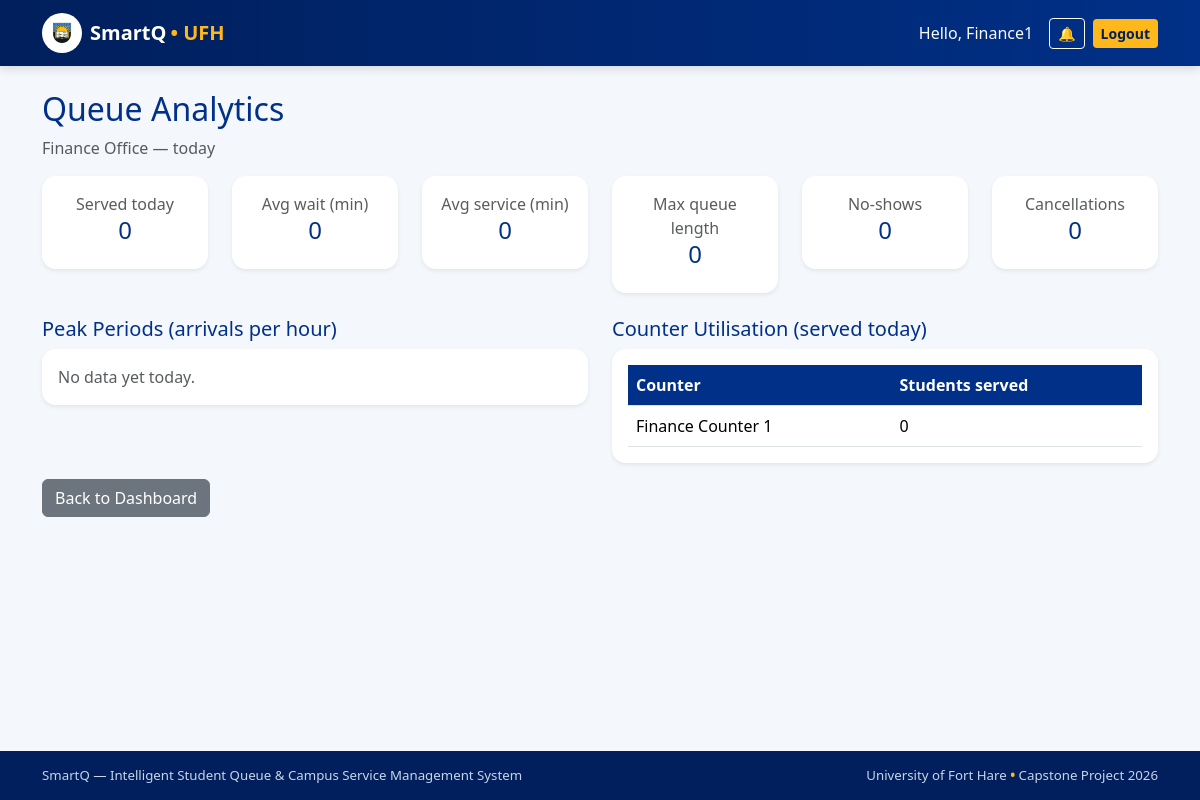
Screenshot of /staff/analytics/ (signed in) with the database file from the repository.
### services/models.py (models this page shows, shortened)
class Department(models.Model):
    name = models.CharField(max_length=150)
    location = models.CharField(max_length=150, blank=True)
    description = models.TextField(blank=True)
    active = models.BooleanField(default=True)
    created_at = models.DateTimeField(auto_now_add=True)

class Counter(models.Model):
    department = models.ForeignKey(
        Department,
        on_delete=models.CASCADE,
        related_name='counters'
    )
    name = models.CharField(max_length=100)
    staff_user = models.ForeignKey(
        User,
        on_delete=models.SET_NULL,
        null=True,
        blank=True,
        related_name='assigned_counters'
    )
    active = models.BooleanField(default=False)

### queues/views.py (the view)
# urls.py: path('staff/analytics/', views.analytics, name='analytics'),
@staff_required
def analytics(request):
    profile = getattr(request.user, 'profile', None)
    department = profile.department if profile else None
    if department:
        services = Service.objects.filter(department=department, active=True)
    else:
        services = Service.objects.filter(active=True)
    today = timezone.localtime(timezone.now()).date()
    entries = QueueEntry.objects.filter(service__in=services, join_time__date=today)
    served = entries.filter(status='COMPLETED')
    avg_wait = served.aggregate(value=Avg('waiting_time_minutes'))['value']
    avg_service = served.aggregate(value=Avg('service_duration_minutes'))['value']
    max_queue = entries.aggregate(value=Max('position'))['value']
    summary = {
        'served': served.count(),
        'no_shows': entries.filter(status='NO_SHOW').count(),
        'cancelled': entries.filter(status='CANCELLED').count(),
        'waiting_now': QueueEntry.objects.filter(
            service__in=services, status='WAITING'
        ).count(),
        'avg_wait': round(avg_wait) if avg_wait else 0,
        'avg_service': round(avg_service) if avg_service else 0,
        'max_queue': max_queue or 0,
    }
    peak_periods = (
        entries.annotate(hour=TruncHour('join_time'))
        .values('hour')
        .annotate(count=Count('id'))
        .order_by('hour')
    )
    max_peak = max([p['count'] for p in peak_periods], default=1)
    counters = []
    if department:
        for counter in department.counters.filter(active=True):
            counters.append({
                'counter': counter,
                'served': served.filter(counter=counter).count(),
            })
    context = {
        'department': department,
        'summary': summary,
        'peak_periods': peak_periods,
        'max_peak': max_peak,
        'counters': counters,
    }
    return render(request, 'queues/analytics.html', context)

### accounts/context_processors.py (called while the page is built)
def unread_notifications(request):
    if request.user.is_authenticated:
        return {
            'unread_notifications': request.user.notifications.filter(read=False).count()
        }
    return {'unread_notifications': 0}

### templates/queues/analytics.html
{% extends 'base.html' %}
{% block content %}
<h2>Queue Analytics</h2>
<p class="text-muted">
  {% if department %}{{ department.name }}{% else %}All departments{% endif %} — today
</p>
<div class="row text-center mb-4">
  <div class="col">
    <div class="card shadow-sm"><div class="card-body">
      <p class="text-muted mb-0">Served today</p><h4>{{ summary.served }}</h4>
    </div></div>
  </div>
  <div class="col">
    <div class="card shadow-sm"><div class="card-body">
      <p class="text-muted mb-0">Avg wait (min)</p><h4>{{ summary.avg_wait }}</h4>
    </div></div>
  </div>
  <div class="col">
    <div class="card shadow-sm"><div class="card-body">
      <p class="text-muted mb-0">Avg service (min)</p><h4>{{ summary.avg_service }}</h4>
    </div></div>
  </div>
  <div class="col">
    <div class="card shadow-sm"><div class="card-body">
      <p class="text-muted mb-0">Max queue length</p><h4>{{ summary.max_queue }}</h4>
    </div></div>
  </div>
  <div class="col">
    <div class="card shadow-sm"><div class="card-body">
      <p class="text-muted mb-0">No-shows</p><h4>{{ summary.no_shows }}</h4>
    </div></div>
  </div>
  <div class="col">
    <div class="card shadow-sm"><div class="card-body">
      <p class="text-muted mb-0">Cancellations</p><h4>{{ summary.cancelled }}</h4>
    </div></div>
  </div>
</div>
<div class="row">
  <div class="col-md-6">
    <h5>Peak Periods (arrivals per hour)</h5>
    <div class="card shadow-sm">
      <div class="card-body">
        {% for p in peak_periods %}
        <div class="mb-2">
          <div class="d-flex justify-content-between">
            <span>{{ p.hour|time:"H:i" }}</span>
            <span>{{ p.count }}</span>
          </div>
          <div class="progress" style="height: 8px;">
            <div class="progress-bar bg-primary"
                 style="width: {% widthratio p.count max_peak 100 %}%"></div>
          </div>
        </div>
        {% empty %}
        <p class="text-muted mb-0">No data yet today.</p>
        {% endfor %}
      </div>
    </div>
  </div>
  <div class="col-md-6">
    <h5>Counter Utilisation (served today)</h5>
    <div class="card shadow-sm">
      <div class="card-body">
        <table class="table mb-0">
          <thead>
            <tr><th>Counter</th><th>Students served</th></tr>
          </thead>
          <tbody>
            {% for c in counters %}
            <tr>
              <td>{{ c.counter.name }}</td>
              <td>{{ c.served }}</td>
            </tr>
            {% empty %}
            <tr><td colspan="2">No active counters.</td></tr>
            {% endfor %}
          </tbody>
        </table>
      </div>
    </div>
  </div>
</div>
<a href="{% url 'staff_dashboard' %}" class="btn btn-secondary mt-3">Back to Dashboard</a>
{% endblock %}

### templates/base.html (shortened to what this page needs)
{% load static %}
<!DOCTYPE html>
<html lang="en">
<head>
  <link href="https://cdn.jsdelivr.net/npm/bootstrap@5.3.3/dist/css/bootstrap.min.css" rel="stylesheet">
  <link href="{% static 'css/smartq.css' %}" rel="stylesheet">
</head>
<body>
<nav class="navbar navbar-expand-lg navbar-dark navbar-smartq">
  <div class="container">
    <a class="navbar-brand d-flex align-items-center" href="{% url 'home' %}">
      <img src="{% static 'images/logo.png' %}" alt="SmartQ logo" class="me-2">
      SmartQ <span class="brand-gold ms-1">• UFH</span>
    </a>
    <div class="d-flex align-items-center">
      {% if user.is_authenticated %}
        <span class="text-light me-3 d-none d-md-inline">
          Hello, {{ user.first_name|default:user.username }}
        </span>
        <a class="btn btn-outline-light btn-sm me-2 position-relative" href="{% url 'notifications' %}">
          🔔
        </a>
        <form method="post" action="{% url 'logout' %}" class="d-inline">
          <button class="btn btn-ufh btn-sm" type="submit">Logout</button>
        </form>
      {% else %}
        <a class="btn btn-outline-light btn-sm me-2" href="{% url 'login' %}">Login</a>
        <a class="btn btn-ufh btn-sm" href="{% url 'register' %}">Register</a>
      {% endif %}
    </div>
  </div>
</nav>
<main class="container py-4">
  {% block content %}{% endblock %}
</main>
<footer class="footer-smartq">
  <div class="container d-flex justify-content-between flex-wrap">
    <span>SmartQ — Intelligent Student Queue &amp; Campus Service Management System</span>
    <span>University of Fort Hare <span class="brand-gold">•</span> Capstone Project 2026</span>
  </div>
</footer>
</body>
</html>

### static/css/smartq.css (style rules this page uses)
:root { --ufh-blue: #003087; --ufh-blue-dark: #001f5c; --ufh-blue-soft: #e8eefb; --ufh-gold: #FFB81C; --ufh-gold-dark: #d99a0b; --ufh-bg: #f4f7fc; --ufh-text: #1c2540; }
body { background-color: var(--ufh-bg); color: var(--ufh-text); font-family: "Segoe UI", system-ui, -apple-system, Arial, sans-serif; min-height: 100vh; display: flex; flex-direction: column; }
main { flex: 1 0 auto; }
h1, h2, h3, h4, h5, h6 { color: var(--ufh-blue); }
.navbar-smartq { background: linear-gradient(90deg, var(--ufh-blue-dark) 0%, var(--ufh-blue) 100%); box-shadow: 0 2px 10px rgba(0, 0, 0, .15); }
.navbar-smartq .navbar-brand { color: #fff; font-weight: 700; }
.navbar-smartq .navbar-brand img { height: 40px; width: 40px; object-fit: contain; background: #fff; border-radius: 50%; padding: 3px; }
.brand-gold { color: var(--ufh-gold); font-weight: 600; }
.btn-ufh { background: var(--ufh-gold); color: var(--ufh-blue-dark); font-weight: 700; border: none; }
.card { border: none; border-radius: 14px; box-shadow: 0 4px 16px rgba(0, 48, 135, .08); }
.table thead th { background: var(--ufh-blue); color: #fff; }
.footer-smartq { background: var(--ufh-blue-dark); color: #c9d4ea; padding: .9rem 0; font-size: .83rem; margin-top: 3rem; }

### rows the page displays
Department: name "Finance Office"
Counter: counter.name "Finance Counter 1", served "0"

### other values shown
{{ user.first_name|default:user.username }} "Finance1"
{{ summary.served }} "0"
{{ summary.avg_wait }} "0"
{{ summary.avg_service }} "0"
{{ summary.max_queue }} "0"
{{ summary.no_shows }} "0"
{{ summary.cancelled }} "0"
